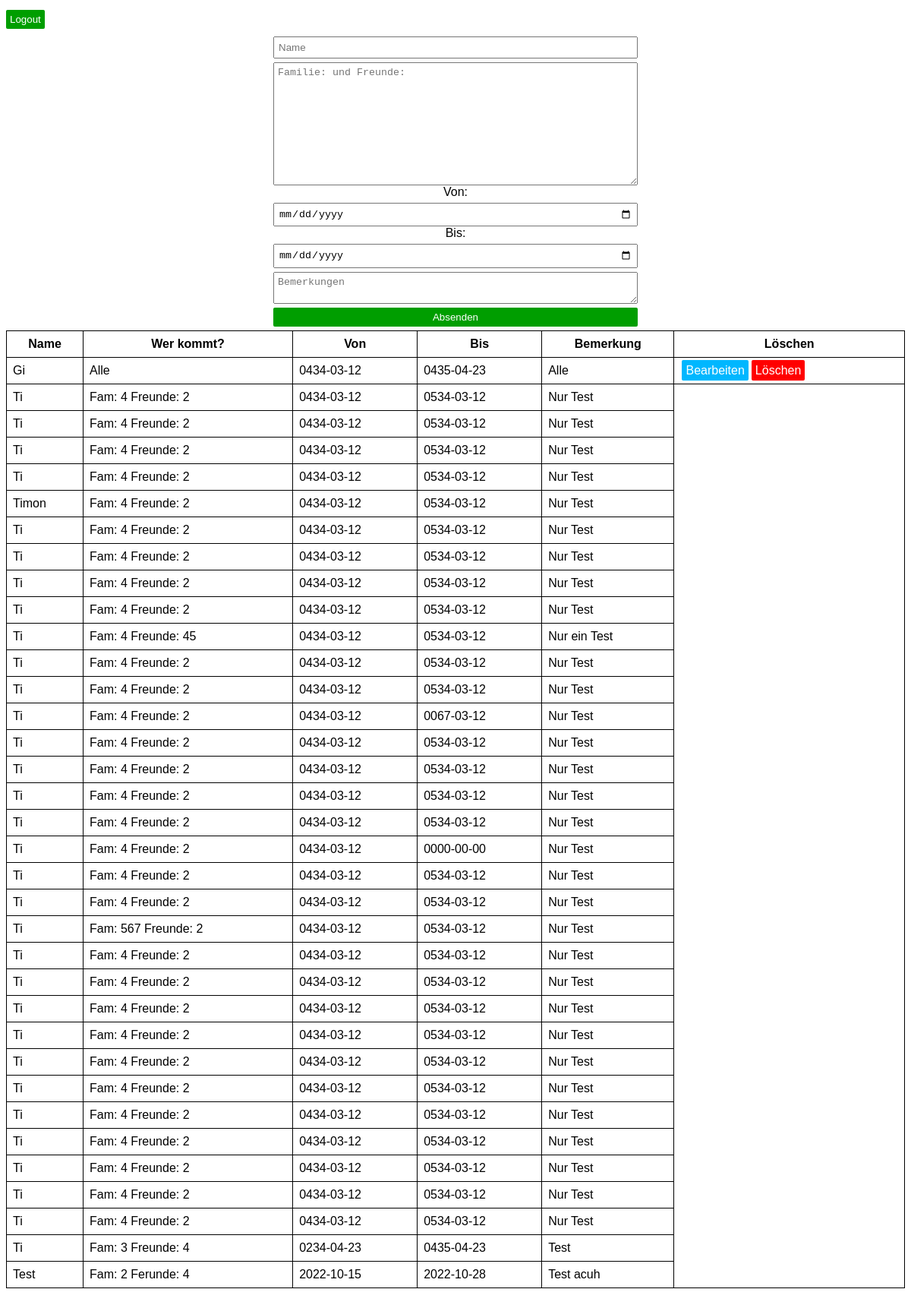
Page /site/home.php (signed in) on the committed database.
### tables this page shows
CREATE TABLE `daten` (
  `id` int(11) NOT NULL,
  `name` varchar(255) NOT NULL,
  `datumv` date NOT NULL,
  `datumb` date NOT NULL,
  `anzahlper` varchar(255) NOT NULL,
  `bemerkung` varchar(255) NOT NULL
);

### site/home.php (the view, shortened to what this page needs)
<?php
    include_once '../config/autoload.php';
?>
<!DOCTYPE html>
<html lang="de">
<head>
    <link rel="stylesheet" href="../css/style.css">
</head>
<body>
    <form method='post'>
        <input type="submit" value="Logout" name="logout" class="submit eingabe">
    </form>
    <center>
        <form action="daten.php" method="post" class="hinzu">
            <input type="text" placeholder="Name" name="name" class="eingabe">
            <textarea cols="30" rows="10" name="anzahlper" placeholder="Familie: und Freunde:" class="eingabe"></textarea>
            Von: <input type="date" placeholder="Datum von" name="datumv" class="eingabe">
            Bis: <input type="date" placeholder="Datum bis" name="datumb" class="eingabe">
            <textarea type="text" placeholder="Bemerkungen" name="bem" class="eingabe"></textarea>
            <input type="submit" value="Absenden" name="submit" class="submit eingabe">
        </form>
    </center>
    <?php
        $abfrage =  "SELECT id, name, anzahlper, datumv, datumb, bemerkung FROM daten";
        $result = $con -> query($abfrage);
        $session = $_SESSION['name'];
        if ($result -> num_rows > 0){
            echo "<table><tr><th>Name</th><th>Wer kommt?</th><th>Von</th><th>Bis</th><th>Bemerkung</th><th>Löschen</th></tr>";
            while($row = $result->fetch_assoc()) {
                if ($session == $row['name']) {
                    echo "<tr>";
                    echo "<td>" . $row['name'] . "</td>" . "<td>" . $row['anzahlper'] . "</td>";
                    echo "<td>" . $row['datumv'] . "</td>";
                    echo "<td>" . $row['datumb'] . "</td>" . "<td>" . $row['bemerkung'] . "</td>";
                    echo "<td><a href='bearbeiten.php?id=$row[id]' class='be'>Bearbeiten</a><a href='loeschen.php?id=$row[id]' class='lo'>Löschen</a></td>";
                }
                else {
                    echo "<tr>";
                    echo "<td>" . $row['name'] . "</td>" . "<td>" . $row['anzahlper'] . "</td>";
                    echo "<td>" . $row['datumv'] . "</td>";
                    echo "<td>" . $row['datumb'] . "</td>" . "<td>" . $row['bemerkung'] . "</td>";
                }
            }
            echo "</tr></table><br>";
        } else {
            echo "Noch keine Daten";
        }
    ?>
</body>
</html>

### css/style.css (style rules this page uses)
body { overflow-x: hidden; font-family: Arial, Helvetica, sans-serif; }
table { width: 100%; }
table, th, td { border: 1px solid black; border-collapse: collapse; padding: 8px; }
a { text-decoration-line: none; }
.hinzu { display: flex; margin: 5px 0px 5px 0px; flex-direction: column; width: 30em; }
.eingabe { padding: 5px; margin-top: 5px; }
.submit { background-color: rgb(0, 158, 0); border: none; border-radius: 2px; color: white; }
.lo { background-color: red; color: white; padding: 5px; border-radius: 2px; margin: 2px; }
.be { background-color: rgb(0, 183, 255); color: white; padding: 5px; border-radius: 2px; margin: 2px; text-decoration-line: none; border: none; }

### rows in the picture
daten: name "Gi", anzahlper "Alle", datumv "0434-03-12", datumb "0435-04-23", bemerkung "Alle"
daten: name "Ti", anzahlper "Fam: 4 Freunde: 2", datumv "0434-03-12", datumb "0534-03-12", bemerkung "Nur Test"
daten: name "Ti", anzahlper "Fam: 4 Freunde: 2", datumv "0434-03-12", datumb "0534-03-12", bemerkung "Nur Test"
daten: name "Ti", anzahlper "Fam: 4 Freunde: 2", datumv "0434-03-12", datumb "0534-03-12", bemerkung "Nur Test"
daten: name "Ti", anzahlper "Fam: 4 Freunde: 2", datumv "0434-03-12", datumb "0534-03-12", bemerkung "Nur Test"
daten: name "Timon", anzahlper "Fam: 4 Freunde: 2", datumv "0434-03-12", datumb "0534-03-12", bemerkung "Nur Test"
daten: name "Ti", anzahlper "Fam: 4 Freunde: 2", datumv "0434-03-12", datumb "0534-03-12", bemerkung "Nur Test"
daten: name "Ti", anzahlper "Fam: 4 Freunde: 2", datumv "0434-03-12", datumb "0534-03-12", bemerkung "Nur Test"
daten: name "Ti", anzahlper "Fam: 4 Freunde: 2", datumv "0434-03-12", datumb "0534-03-12", bemerkung "Nur Test"
daten: name "Ti", anzahlper "Fam: 4 Freunde: 2", datumv "0434-03-12", datumb "0534-03-12", bemerkung "Nur Test"
daten: name "Ti", anzahlper "Fam: 4 Freunde: 45", datumv "0434-03-12", datumb "0534-03-12", bemerkung "Nur ein Test"
daten: name "Ti", anzahlper "Fam: 4 Freunde: 2", datumv "0434-03-12", datumb "0534-03-12", bemerkung "Nur Test"
daten: name "Ti", anzahlper "Fam: 4 Freunde: 2", datumv "0434-03-12", datumb "0534-03-12", bemerkung "Nur Test"
daten: name "Ti", anzahlper "Fam: 4 Freunde: 2", datumv "0434-03-12", datumb "0067-03-12", bemerkung "Nur Test"
daten: name "Ti", anzahlper "Fam: 4 Freunde: 2", datumv "0434-03-12", datumb "0534-03-12", bemerkung "Nur Test"
daten: name "Ti", anzahlper "Fam: 4 Freunde: 2", datumv "0434-03-12", datumb "0534-03-12", bemerkung "Nur Test"
daten: name "Ti", anzahlper "Fam: 4 Freunde: 2", datumv "0434-03-12", datumb "0534-03-12", bemerkung "Nur Test"
daten: name "Ti", anzahlper "Fam: 4 Freunde: 2", datumv "0434-03-12", datumb "0534-03-12", bemerkung "Nur Test"
daten: name "Ti", anzahlper "Fam: 4 Freunde: 2", datumv "0434-03-12", datumb "0000-00-00", bemerkung "Nur Test"
daten: name "Ti", anzahlper "Fam: 4 Freunde: 2", datumv "0434-03-12", datumb "0534-03-12", bemerkung "Nur Test"
daten: name "Ti", anzahlper "Fam: 4 Freunde: 2", datumv "0434-03-12", datumb "0534-03-12", bemerkung "Nur Test"
daten: name "Ti", anzahlper "Fam: 567 Freunde: 2", datumv "0434-03-12", datumb "0534-03-12", bemerkung "Nur Test"
daten: name "Ti", anzahlper "Fam: 4 Freunde: 2", datumv "0434-03-12", datumb "0534-03-12", bemerkung "Nur Test"
daten: name "Ti", anzahlper "Fam: 4 Freunde: 2", datumv "0434-03-12", datumb "0534-03-12", bemerkung "Nur Test"
daten: name "Ti", anzahlper "Fam: 4 Freunde: 2", datumv "0434-03-12", datumb "0534-03-12", bemerkung "Nur Test"
daten: name "Ti", anzahlper "Fam: 4 Freunde: 2", datumv "0434-03-12", datumb "0534-03-12", bemerkung "Nur Test"
daten: name "Ti", anzahlper "Fam: 4 Freunde: 2", datumv "0434-03-12", datumb "0534-03-12", bemerkung "Nur Test"
daten: name "Ti", anzahlper "Fam: 4 Freunde: 2", datumv "0434-03-12", datumb "0534-03-12", bemerkung "Nur Test"
daten: name "Ti", anzahlper "Fam: 4 Freunde: 2", datumv "0434-03-12", datumb "0534-03-12", bemerkung "Nur Test"
daten: name "Ti", anzahlper "Fam: 4 Freunde: 2", datumv "0434-03-12", datumb "0534-03-12", bemerkung "Nur Test"
daten: name "Ti", anzahlper "Fam: 4 Freunde: 2", datumv "0434-03-12", datumb "0534-03-12", bemerkung "Nur Test"
daten: name "Ti", anzahlper "Fam: 4 Freunde: 2", datumv "0434-03-12", datumb "0534-03-12", bemerkung "Nur Test"
daten: name "Ti", anzahlper "Fam: 4 Freunde: 2", datumv "0434-03-12", datumb "0534-03-12", bemerkung "Nur Test"
daten: name "Ti", anzahlper "Fam: 3 Freunde: 4", datumv "0234-04-23", datumb "0435-04-23", bemerkung "Test"
daten: name "Test", anzahlper "Fam: 2 Ferunde: 4", datumv "2022-10-15", datumb "2022-10-28", bemerkung "Test acuh"
